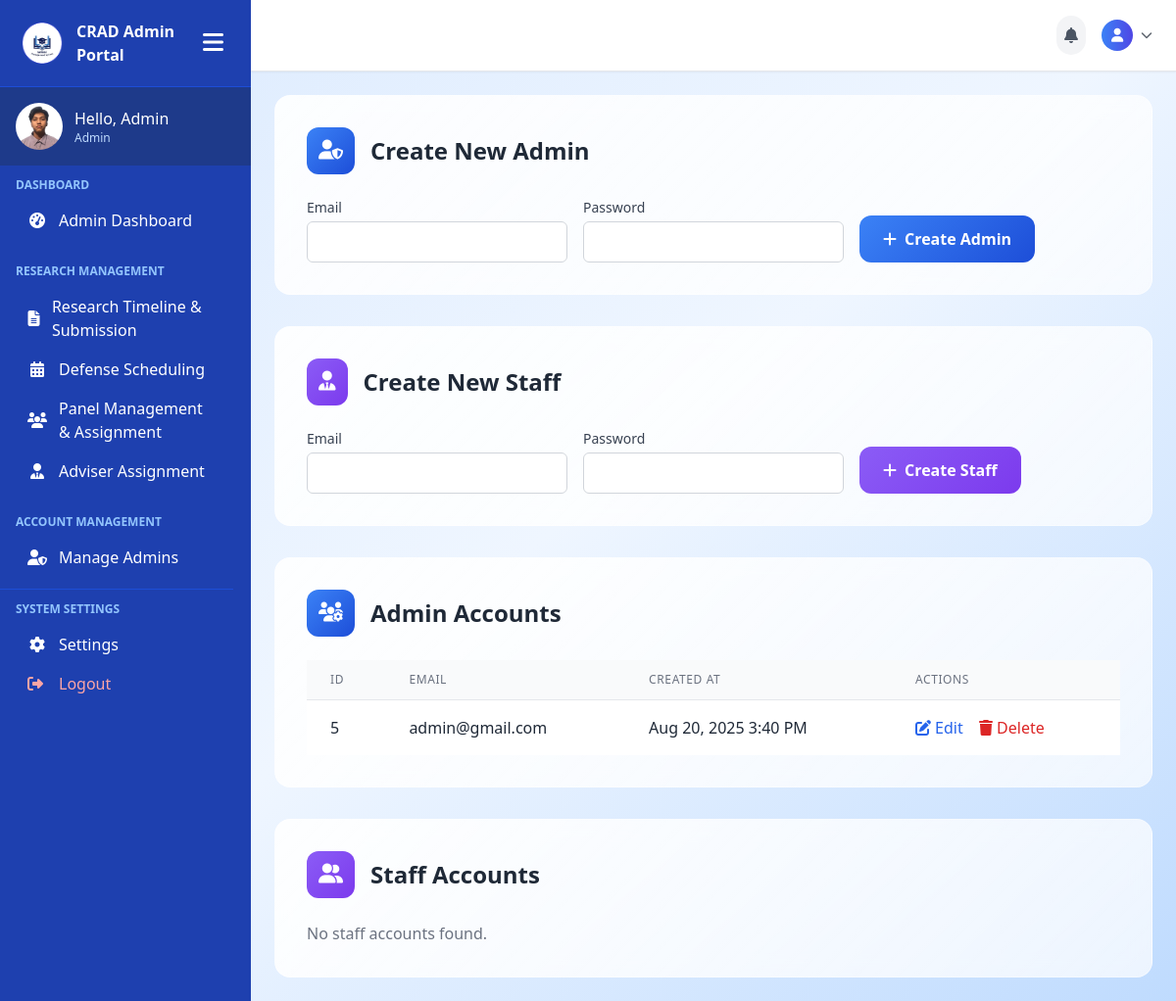
/admin-pages/manage-admins.php (signed in), run on an earlier commit of the app's database.
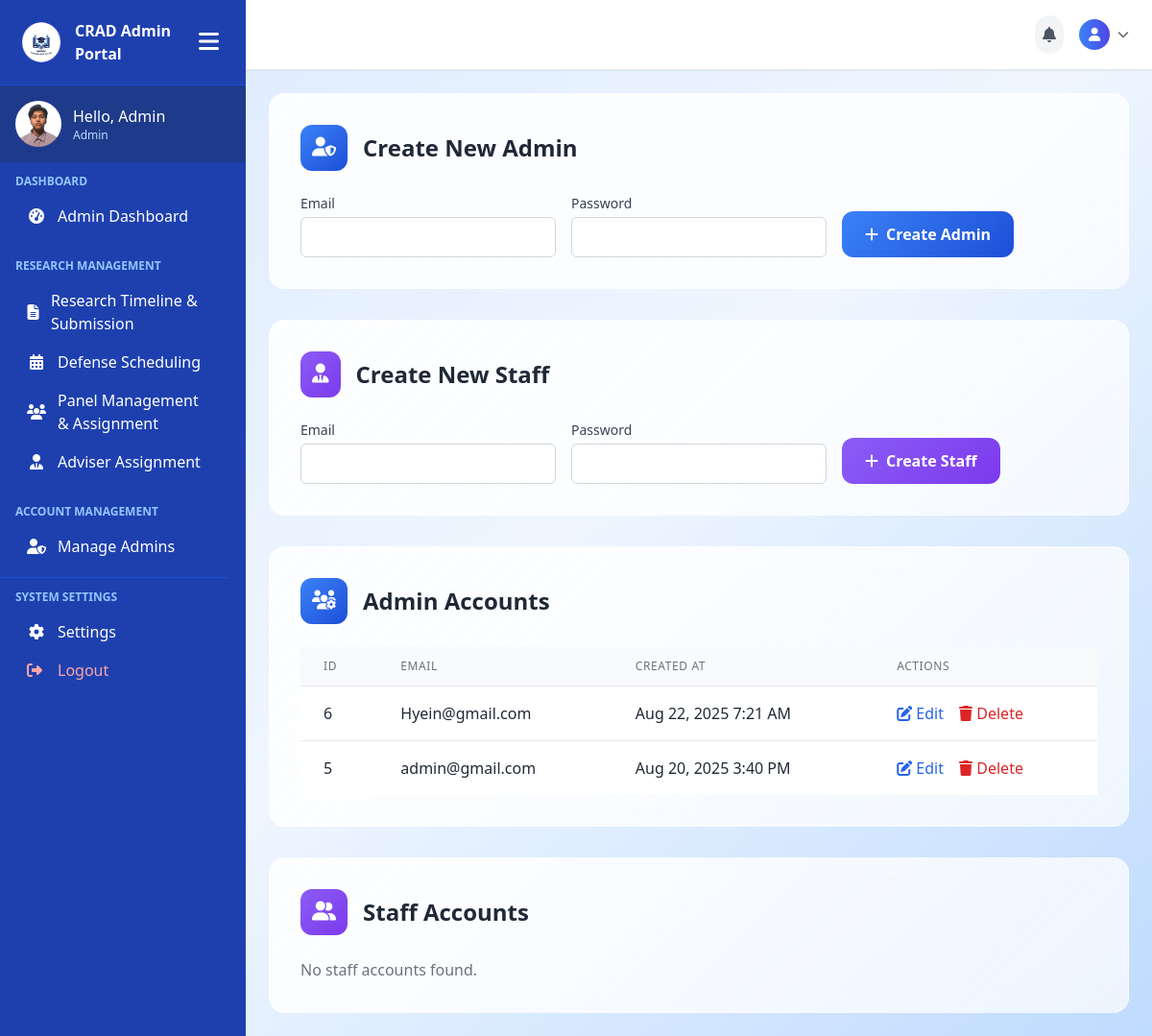
And on a later commit of the database.
### tables this page shows
CREATE TABLE `user_tbl` (
  `user_id` int(11) NOT NULL,
  `email` varchar(150) NOT NULL,
  `password` varchar(255) NOT NULL,
  `role` enum('Admin','Faculty','Student') NOT NULL DEFAULT 'Student',
  `created_at` timestamp NOT NULL DEFAULT current_timestamp()
);

### admin-pages/manage-admins.php (the view, shortened to what the changed rows need)
<?php
include('../includes/connection.php');
$query = "SELECT * FROM user_tbl WHERE role='Admin' ORDER BY created_at DESC";
$result = mysqli_query($conn, $query);
$admins = mysqli_fetch_all($result, MYSQLI_ASSOC);
?>
<!DOCTYPE html>
<html lang="en">
<head>
    <link rel="stylesheet" href="../assets/css/style-manage-admins.css">
    <script src="https://cdn.tailwindcss.com"></script>
    <link rel="stylesheet" href="https://cdnjs.cloudflare.com/ajax/libs/font-awesome/6.0.0/css/all.min.css">
</head>
<body class="bg-gradient-to-br from-blue-100 via-blue-50 to-blue-200 text-gray-800 font-sans h-screen overflow-hidden">
    <div class="min-h-screen flex">
        <?php include('../includes/admin-sidebar.php'); ?>
        <main class="flex-1 overflow-y-auto p-6">
            <div class="max-w-7xl mx-auto">
                <div class="stats-card p-8 mb-8 animate-slide-up">
                    <div class="flex items-center mb-6">
                        <h2 class="text-2xl font-bold text-gray-800">Create New Admin</h2>
                    </div>
                </div>
                <div class="stats-card p-8 mb-8 animate-fade-in">
                    <div class="flex items-center mb-6">
                        <h2 class="text-2xl font-bold text-gray-800">Create New Staff</h2>
                    </div>
                </div>
                <div class="stats-card p-8 animate-scale-in">
                    <div class="flex items-center mb-6">
                        <h2 class="text-2xl font-bold text-gray-800">Admin Accounts</h2>
                    </div>
                    <?php if (count($admins) > 0): ?>
                        <div class="overflow-x-auto">
                            <table class="min-w-full divide-y divide-gray-200">
                                <thead class="bg-gray-50">
                                    <tr>
                                        <th class="px-6 py-3 text-left text-xs font-medium text-gray-500 uppercase tracking-wider">ID</th>
                                        <th class="px-6 py-3 text-left text-xs font-medium text-gray-500 uppercase tracking-wider">Email</th>
                                        <th class="px-6 py-3 text-left text-xs font-medium text-gray-500 uppercase tracking-wider">Created At</th>
                                        <th class="px-6 py-3 text-left text-xs font-medium text-gray-500 uppercase tracking-wider">Actions</th>
                                    </tr>
                                </thead>
                                <tbody class="bg-white divide-y divide-gray-200">
                                    <?php foreach ($admins as $admin): ?>
                                        <tr>
                                            <td class="px-6 py-4 whitespace-nowrap"><?php echo $admin['user_id']; ?></td>
                                            <td class="px-6 py-4 whitespace-nowrap"><?php echo $admin['email']; ?></td>
                                            <td class="px-6 py-4 whitespace-nowrap"><?php echo date('M j, Y g:i A', strtotime($admin['created_at'])); ?></td>
                                            <td class="px-6 py-4 whitespace-nowrap">
                                                <button onclick="openEditModal(<?php echo $admin['user_id']; ?>, '<?php echo $admin['email']; ?>')"
                                                    class="text-blue-600 hover:text-blue-900 mr-3">
                                                    <i class="fas fa-edit"></i> Edit
                                                </button>
                                                <form method="POST" class="inline-block" onsubmit="return confirm('Are you sure you want to delete this admin?');">
                                                    <button type="submit" name="delete_admin"
                                                        class="text-red-600 hover:text-red-900">
                                                        <i class="fas fa-trash"></i> Delete
                                                    </button>
                                                </form>
                                            </td>
                                        </tr>
                                    <?php endforeach; ?>
                                </tbody>
                            </table>
                        </div>
                    <?php else: ?>
                        <p class="text-gray-500">No admin accounts found.</p>
                    <?php endif; ?>
                </div>
                <div class="stats-card p-8 mt-8 animate-scale-in">
                    <div class="flex items-center mb-6">
                        <h2 class="text-2xl font-bold text-gray-800">Staff Accounts</h2>
                    </div>
                </div>
            </div>
        </main>
    </div>
</body>
</html>

### includes/admin-sidebar.php (shortened to what the changed rows need)
<?php
include("../includes/connection.php");
$user_id = $_SESSION['user_id'];
$sql = "SELECT role FROM user_tbl WHERE user_id = ?";
$stmt = $conn->prepare($sql);
$stmt->bind_param("i", $user_id);
$stmt->execute();
$result = $stmt->get_result();
$user = $result->fetch_assoc();
$role = $user['role'];
$greeting = "Hello, " . match($role) {
    'admin' => 'Admin',
    'student' => 'Student',
    default => 'Admin'
};
?>
<!DOCTYPE html>
<html lang="en">
<head>
    <script src="https://cdn.tailwindcss.com"></script>
    <link rel="stylesheet" href="https://cdnjs.cloudflare.com/ajax/libs/font-awesome/6.5.0/css/all.min.css">
</head>
<body>
<div class="sidebar sidebar-transition bg-blue-800 text-white flex flex-col hidden md:flex h-screen w-64" id="sidebar">
    <div class="p-4 flex items-center space-x-3 bg-blue-900">
        <div>
            <p class="font-medium profile-name"><?php echo htmlspecialchars($greeting); ?></p>
            <p class="text-xs text-blue-200 profile-role"><?php echo htmlspecialchars($role); ?></p>
        </div>
    </div>
</div>
</body>
</html>

What changed in the data, as far as the page shows it:
added user_tbl: user_id "6", email "Hyein@gmail.com", created_at "Aug 22, 2025 7:21 AM"
